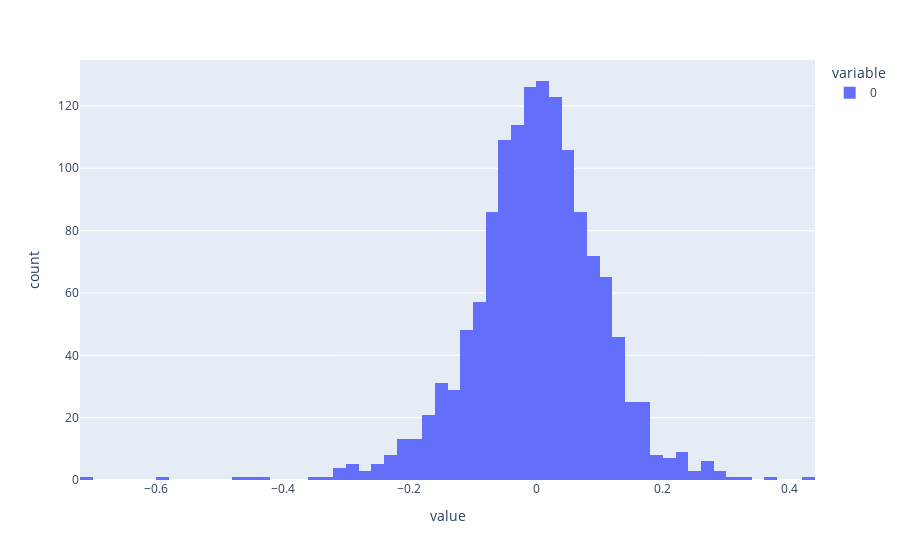

Notebook cell for this chart:
### Markdown cell above
## Clearing objects with high residuals

As we said in the EDA we have some objects which look like outliers, but with respect to the hyperplane that we have not built yet.

Let's train Linear regression on the whole dataset and remove objects which give us to big residuals

### Code cell
X = reduced.drop(["SalePrice"], axis=1).copy()
y = reduced["SalePrice"].copy()

reg = LinearRegression().fit(X, y)

pred = pd.Series(reg.predict(X))

residuals = y - pred

fig = px.histogram(residuals)
fig.show()

### Figure 1 — Plotly figure (JSON) as saved in the notebook; plotly's stock layout.template omitted (floating-point values rounded to 4 significant figures; data arrays with more than 128 entries replaced by an {"elided": "..."} marker saying what was removed)
{"data": [{"alignmentgroup": "True", "bingroup": "x", "hovertemplate": "variable=0<br>value=%{x}<br>count=%{y}<extra></extra>", "legendgroup": "0", "marker": {"color": "#636efa", "pattern": {"shape": ""}}, "name": "0", "offsetgroup": "0", "orientation": "v", "showlegend": true, "type": "histogram", "x": {"elided": "1395 float values"}, "xaxis": "x", "yaxis": "y"}], "layout": {"autosize": true, "barmode": "relative", "legend": {"title": {"text": "variable"}, "tracegroupgap": 0}, "margin": {"t": 60}, "xaxis": {"anchor": "y", "autorange": true, "domain": [0, 1], "range": [-0.72, 0.44], "title": {"text": "value"}, "type": "linear"}, "yaxis": {"anchor": "x", "autorange": true, "domain": [0, 1], "range": [0, 134.7], "title": {"text": "count"}}}}
